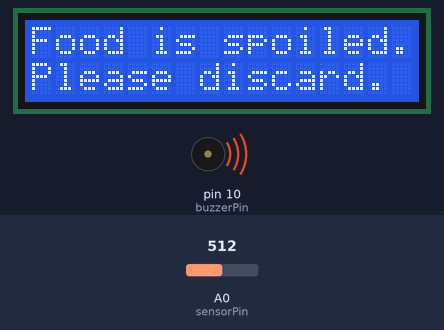
The sketch below on a simulated Arduino Uno, built with avr-gcc and run on an emulated ATmega328P. Parts: 16×2 character LCD, buzzer (waves = sounding, pin HIGH). Inputs (shaded band) come from the test bench; at power-on: A0 (sensorPin) = 512. What the sketch prints to the serial monitor is not drawn.

Above: at 1.2 s.
1.3 s: A0 (sensorPin) set to 110
3.3 s: A0 (sensorPin) set to 91
At 4.8 s:
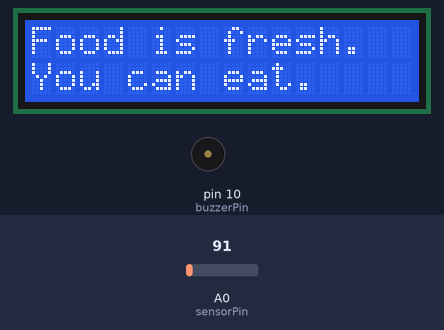
5.7 s: A0 (sensorPin) set to 122
At 7.4 s:
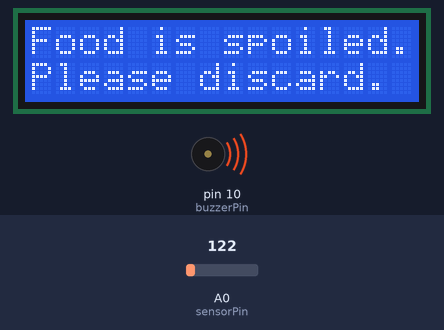
7.7 s: A0 (sensorPin) set to 90
At 8.8 s:
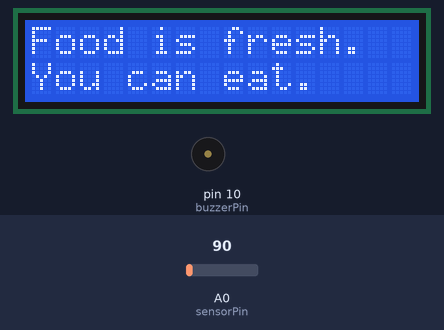
Timing chart, 0 to 10.7 s (numbered marks = the images above; inputs shaded):
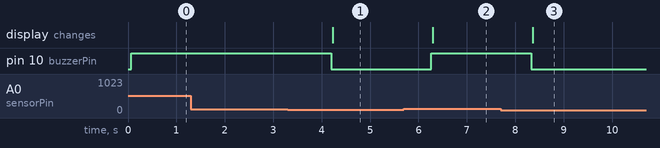

The sketch:

ar.ino
```cpp
#include <Wire.h>
#include <LiquidCrystal_I2C.h>

const int sensorPin = A0;
const int buzzerPin = 10;

int baseline = 0;
int threshold = 200;

// LCD configuration
LiquidCrystal_I2C lcd(0x27, 16, 2);  // Set the LCD address to 0x27 for a 16 chars and 2 line display

void setup() {
  Serial.begin(9600);
  pinMode(buzzerPin, OUTPUT);

  // Initialize the LCD
  lcd.begin();  // Initialize the LCD without specifying columns and rows
  lcd.backlight();  // Turn on the backlight
}

void loop() {
  int sensorValue = analogRead(sensorPin);

  // Adjust baseline value in the first 100 readings (optional)
  if (millis() < 60000) {
    baseline = baseline * 0.95 + sensorValue * 0.05;
  }

  int difference = abs(sensorValue - baseline);

  Serial.print("Sensor Value: ");
  Serial.println(sensorValue);
  Serial.print("Difference: ");
  Serial.println(difference);

  // Display messages on LCD based on the difference value
  if (sensorValue > 100) {
    digitalWrite(buzzerPin, HIGH);
    lcd.clear();
    lcd.setCursor(0, 0);
    lcd.print("Food is spoiled.");
    lcd.setCursor(0, 1);
    lcd.print("Please discard.");
    Serial.println("Food spoilage smell detected!");
  } else {
    digitalWrite(buzzerPin, LOW);
    lcd.clear();
    lcd.setCursor(0, 0);
    lcd.print("Food is fresh.");
    lcd.setCursor(0, 1);
    lcd.print("You can eat.");
  }

  delay(1000);
}
```

Measured:
- the behaviour switches between 101 and 100 on A0 (sensorPin) (found by bisection; images 0 and 1)
- after the input at 1.3 s, every drawn part: stays the same
- after the input at 3.3 s, pin 10 (buzzerPin): HIGH → LOW after 0.90 s; the display: changes after 0.93 s (image 1)
- after the input at 5.7 s, pin 10 (buzzerPin): LOW → HIGH after 0.56 s; the display: changes after 0.59 s (image 2)
- after the input at 7.7 s, pin 10 (buzzerPin): HIGH → LOW after 0.63 s; the display: changes after 0.66 s (image 3)
